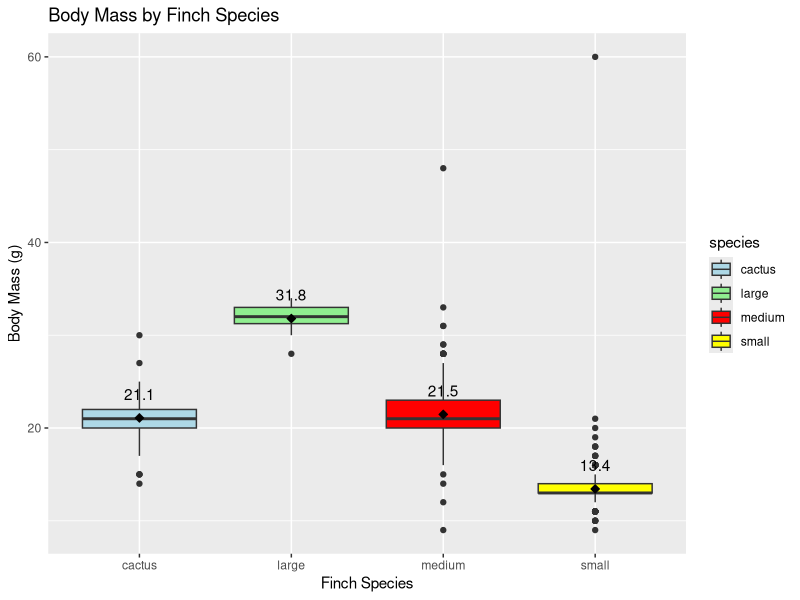
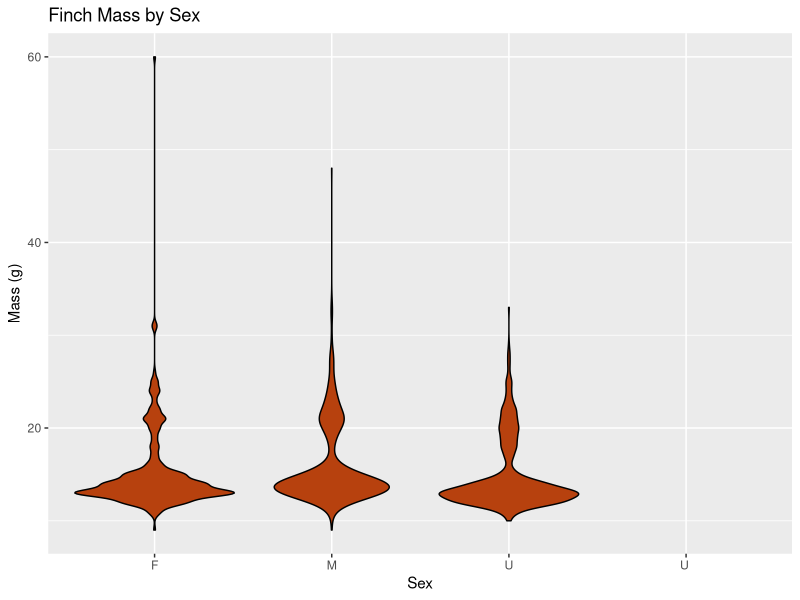
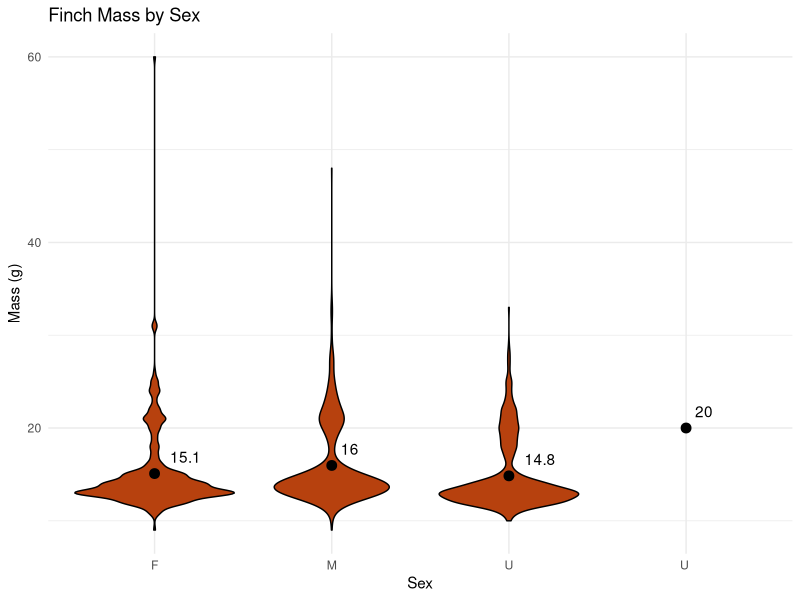
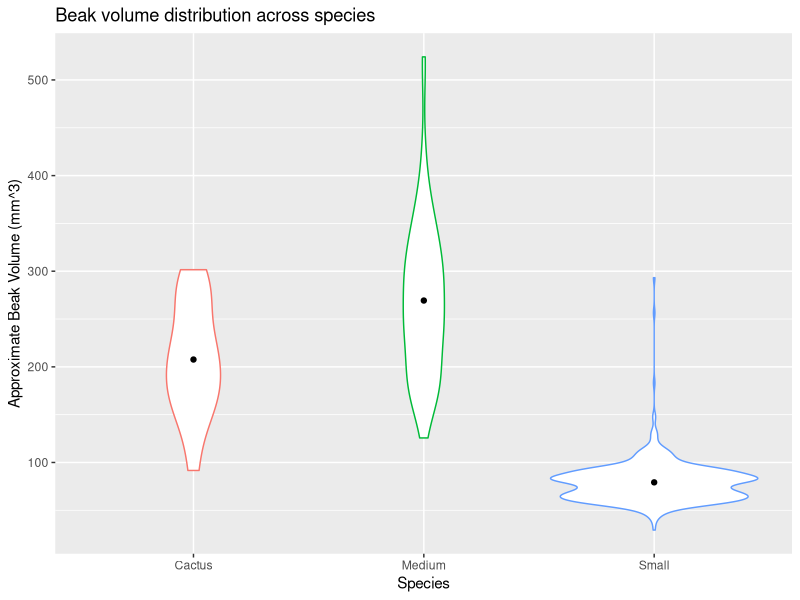
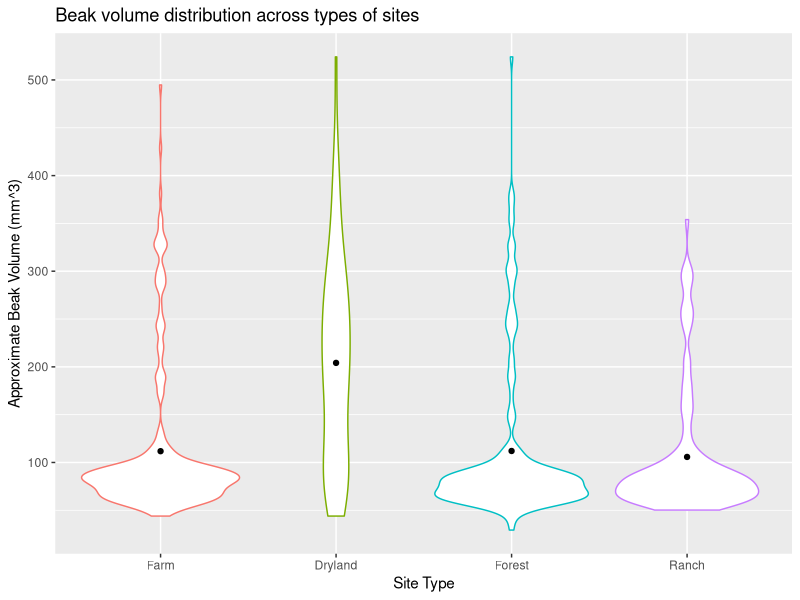

These figures' R source, in order:
###HEAD
library(dplyr)
library(ggplot2)
library(dslabs)
library(tidyverse)

#plotting the finch data
finch <- read.csv("finch.csv", header = TRUE)
head(finch)
class(finch)
summary(finch)
#simplify
finch_simple = subset(finch, select = -c(month, day, year, day_of_year, number_of_visit, latitude, longitude, wind, pox_scale, pox_lesion))

subset(finch_simple)
#identify the morphology data
#class(finch_simple$morphology)
#convert to integer
finch_simple$beak_depth <- as.integer(finch_simple$beak_depth)
finch_simple$beak_length <- as.integer(finch_simple$beak_length) 
finch_simple$beak_width <- as.integer(finch_simple$beak_width) 
finch_simple$wing <- as.integer(finch_simple$wing) 
finch_simple$mass <- as.integer(finch_simple$mass)

#plot the correlation b/w species and mass
ggplot(finch_simple, aes(x = species, y = mass, fill = species)) +
  geom_boxplot() +
  stat_summary(fun = mean, geom = "point", shape = 23, size = 2, fill = "black", color = "black") +
  stat_summary(fun = mean, geom = "text", aes(label = round(..y.., 1)), vjust = -1.5, color = "black") +
  labs(title = "Body Mass by Finch Species", x = "Finch Species", y = "Body Mass (g)") +
  scale_fill_manual(values = c("cactus" = "lightblue", "large" = "lightgreen", "medium" = "red", "small" = "yellow"))

###So 2 of the individuals had a value that was not correct for the sex column
### SM1813 on line 1700 had sex as 0
### SM1778 on line 1666 had sex as 4
###My guess is that those values were supposed to be for the plumage columns
finch_simple[1700,"sex"]
finch_simple[1700,"sex"] <- "U"

finch_simple[1666,"sex"]
finch_simple[1666,"sex"] <- "U"

###This figure is the first draft of the violin plot without mean values
ggplot(finch_simple, aes(sex, mass, group=sex)) + 
  geom_violin(fill="#B7410E", color="black") + 
  ggtitle("Finch Mass by Sex") + 
  ylab("Mass (g)") +
  xlab("Sex")

###Obtaining mean values
mean_values <- finch_simple %>%
  group_by(sex) %>%
  summarize(mean_mass = mean(mass, na.rm = TRUE))

###Adding mean values to violin plot
ggplot(finch_simple, aes(sex, mass, group=sex)) + 
  geom_violin(fill="#B7410E", color="black") + 
  ggtitle("Finch Mass by Sex") + 
  ylab("Mass (g)") + 
  xlab("Sex") +
  geom_point(data = mean_values, aes(x = sex, y = mean_mass), 
             color = "black", size = 3, shape = 21, fill = "black") + 
  geom_text(data = mean_values, aes(x = sex, y = mean_mass, label = round(mean_mass, 1)), 
            vjust = -0.9, hjust = -0.50, color = "black") +  # Adding text labels above median points
  theme_minimal()


# Tanner
# Cleaning NAs and parsing out columns needed for Tanner's plots

# Subset data to get only vars we care about for the next two plots
elev_vol = subset(finch_simple, select = c(elevation, beak_width, beak_length, beak_depth, species, type_of_site))

# Get rid of NAs
elev_vol = na.omit(elev_vol)

# Calculate and add the volume column to the data
elev_vol = elev_vol %>% 
  mutate(beak_volume = 3.14159*(beak_width/2)*(beak_depth/2)*beak_length/3) %>% 
  filter(beak_volume < 20000, beak_width < 60, species == c('small', 'medium', 'cactus'))

# comparative beak volume by site/species

p <- ggplot(data = elev_vol)

# Violin lot for beak volume by species
p + geom_violin(aes(species, beak_volume, col=species)) + xlab("Species") +
  theme(legend.position = 'none') +
  ylab("Approximate Beak Volume (mm^3)") +
  ggtitle("Beak volume distribution across species") +
  scale_x_discrete(labels = c(cactus = "Cactus", medium = "Medium", small = 'Small')) +
  stat_summary(aes(x=species, y=beak_volume), fun.y = mean, geom = "point", col='black')

# Violin plot for beak volume by site type
p + geom_violin(aes(type_of_site, beak_volume, color = type_of_site)) + 
  xlab("Site Type") +
  ylab("Approximate Beak Volume (mm^3)") +
  ggtitle("Beak volume distribution across types of sites") +
  theme(legend.position = 'none') +
  scale_fill_brewer(palette = "BuPu") + 
  scale_x_discrete(labels = c(Agricola = "Farm", arida = "Dryland", Bosque = "Forest", Ganadera = "Ranch")) +
  stat_summary(aes(x=type_of_site, y=beak_volume), fun.y = mean, geom = "point", col='black')
